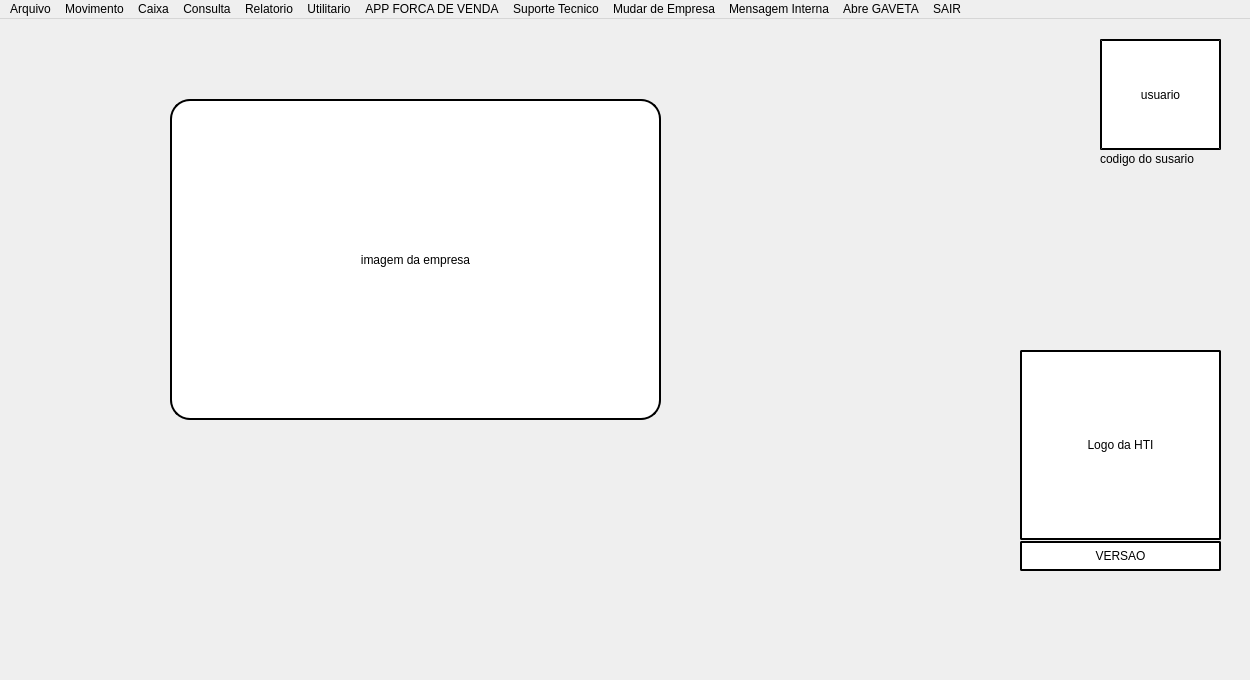
<?xml version="1.0" encoding="UTF-8"?>
<ui version="4.0">
 <class>MainWindow</class>
 <widget class="QMainWindow" name="MainWindow">
  <property name="geometry">
   <rect>
    <x>0</x>
    <y>0</y>
    <width>1250</width>
    <height>680</height>
   </rect>
  </property>
  <property name="windowTitle">
   <string>MainWindow</string>
  </property>
  <property name="styleSheet">
   <string notr="true"/>
  </property>
  <widget class="QWidget" name="centralwidget">
   <widget class="QLabel" name="imagem_menu">
    <property name="geometry">
     <rect>
      <x>170</x>
      <y>80</y>
      <width>491</width>
      <height>321</height>
     </rect>
    </property>
    <property name="styleSheet">
     <string notr="true">border-style: Outset;
background-color: rgb(255, 255, 255);
border-width: 2px;
border-radius: 20px;
</string>
    </property>
    <property name="text">
     <string>imagem da empresa</string>
    </property>
    <property name="scaledContents">
     <bool>false</bool>
    </property>
    <property name="alignment">
     <set>Qt::AlignCenter</set>
    </property>
   </widget>
   <widget class="QLabel" name="versao_menu">
    <property name="geometry">
     <rect>
      <x>1020</x>
      <y>522</y>
      <width>201</width>
      <height>30</height>
     </rect>
    </property>
    <property name="styleSheet">
     <string notr="true">border-style: Outset;
font: 75 12pt &quot;MS Shell Dlg 2&quot;;

background-color: rgb(255, 255, 255);
border-width: 2px;
border-radius: 2px;
</string>
    </property>
    <property name="text">
     <string>VERSAO</string>
    </property>
    <property name="alignment">
     <set>Qt::AlignCenter</set>
    </property>
   </widget>
   <widget class="QLabel" name="logohti">
    <property name="geometry">
     <rect>
      <x>1020</x>
      <y>331</y>
      <width>201</width>
      <height>190</height>
     </rect>
    </property>
    <property name="styleSheet">
     <string notr="true">border-style: Outset;

background-color: rgb(255, 255, 255);
border-width: 2px;
border-radius: 2px;
</string>
    </property>
    <property name="text">
     <string>Logo da HTI</string>
    </property>
    <property name="alignment">
     <set>Qt::AlignCenter</set>
    </property>
   </widget>
   <widget class="QLabel" name="usuario">
    <property name="geometry">
     <rect>
      <x>1100</x>
      <y>20</y>
      <width>121</width>
      <height>111</height>
     </rect>
    </property>
    <property name="styleSheet">
     <string notr="true">border-style: Outset;
background-color: rgb(255, 255, 255);
border-width: 2px;

</string>
    </property>
    <property name="text">
     <string>usuario</string>
    </property>
    <property name="alignment">
     <set>Qt::AlignCenter</set>
    </property>
   </widget>
   <widget class="QLabel" name="nome_usuario">
    <property name="geometry">
     <rect>
      <x>1100</x>
      <y>130</y>
      <width>120</width>
      <height>20</height>
     </rect>
    </property>
    <property name="styleSheet">
     <string notr="true"/>
    </property>
    <property name="text">
     <string>codigo do susario</string>
    </property>
   </widget>
  </widget>
  <widget class="QMenuBar" name="menuBar">
   <property name="geometry">
    <rect>
     <x>0</x>
     <y>0</y>
     <width>1250</width>
     <height>22</height>
    </rect>
   </property>
   <widget class="QMenu" name="menuArquivo">
    <property name="title">
     <string>Arquivo</string>
    </property>
    <addaction name="actionProduto"/>
    <addaction name="actionCliente"/>
    <addaction name="actionUsuarios"/>
    <addaction name="actionFornecedor"/>
    <addaction name="actionCartoes"/>
    <addaction name="actionCondicoes_de_Pagamento"/>
    <addaction name="actionDespesas"/>
    <addaction name="actionTransportadora"/>
    <addaction name="actionFinanceira"/>
    <addaction name="actionCadastro_de_Bancos_Boletos"/>
    <addaction name="actionBancos_conta_corrente_int"/>
    <addaction name="actionEspecie_do_Produto"/>
    <addaction name="actionConta_Despesas_plano_de_conta"/>
    <addaction name="actionEstados_Imposto"/>
    <addaction name="actionCadastro_de_Cidade"/>
    <addaction name="actionMensagem_para_Observacao"/>
    <addaction name="actionProfissao_Ramo_Atividade"/>
    <addaction name="actionCFOP"/>
    <addaction name="actionNCM"/>
    <addaction name="actionCST_CSOSN"/>
    <addaction name="actionTipos_de_Documentos"/>
    <addaction name="actionGrupos_Sub_Grupo"/>
    <addaction name="actionRegiao_vendedor"/>
   </widget>
   <widget class="QMenu" name="menuMovimento">
    <property name="title">
     <string>Movimento</string>
    </property>
    <widget class="QMenu" name="menuPedido_de_Venda">
     <property name="title">
      <string>Pedido de Venda</string>
     </property>
     <addaction name="actionEmissao_de_Pedidos"/>
     <addaction name="actionAlteracao_de_Pedidos"/>
     <addaction name="action2a_Via_de_Pedidos"/>
     <addaction name="actionCancelamento_Pedidos"/>
     <addaction name="actionEstorno"/>
     <addaction name="actionEmitir_varios_PEDIDOS_ORCAMENTO"/>
     <addaction name="actionAgrupamento_de_PEDIDOS_2"/>
    </widget>
    <addaction name="menuPedido_de_Venda"/>
    <addaction name="actionNF_e_Nota_fiscal_eletronica"/>
    <addaction name="actionNFC_e_Nota_fiscal_consumidor_eletronica"/>
    <addaction name="actionCTE_Controle_de_transporte_eletronico"/>
    <addaction name="actionMDF_Manifesto_eletronico_de_documentos_fiscais"/>
    <addaction name="actionOrcamento"/>
    <addaction name="actionEntrada_de_Mercadoria"/>
    <addaction name="actionPedido_de_Compra"/>
    <addaction name="actionCheque_sem_fundo"/>
    <addaction name="actionDocumentos_a_PAGAR"/>
    <addaction name="actionDocumentos_a_RECEBER"/>
    <addaction name="actionBalanco"/>
    <addaction name="actionDevolucao_de_mercadoria_TROCA"/>
    <addaction name="actionBoleto_bancario_Promissoria"/>
    <addaction name="actionConta_corrente_Bancaria"/>
    <addaction name="actionRomaneio_de_carga"/>
    <addaction name="actionLista_de_FALTA_DE_PRODUTO"/>
    <addaction name="actionCredito_de_CLIENTE"/>
    <addaction name="actionOrdem_de_servicos"/>
    <addaction name="actionMenu_APP_CNNT"/>
    <addaction name="actionMenu_APP_da_HTI_Sistemas"/>
    <addaction name="actionColocar_e_retirar_PRODUTOS_EM_PROMOCAO"/>
    <addaction name="actionGerar_mensalidade_dos_Clientes"/>
    <addaction name="actionDetalhe_do_Produto"/>
    <addaction name="actionExpedicao_de_Pedidos"/>
    <addaction name="actionProtocolo_NOTAS_DE_ENTRADA"/>
   </widget>
   <widget class="QMenu" name="menuCaixa">
    <property name="title">
     <string>Caixa</string>
    </property>
    <addaction name="actionRecebimento_de_Pedidos"/>
    <addaction name="actionRecebimento_Diversos"/>
    <addaction name="actionVales"/>
    <addaction name="actionDespesas_2"/>
    <addaction name="actionCancelar_e_Alterar_Despesas"/>
    <addaction name="actionFechamento_do_Caixa"/>
    <addaction name="actionCancelar_Pedidos"/>
    <addaction name="actionFaturamento_por_Periodo"/>
    <addaction name="actionFundo_Caixa"/>
    <addaction name="actionRetirada_para_Deposito"/>
    <addaction name="actionBaixa_Documento_a_Receber"/>
    <addaction name="actionEstorno_de_Recebimento"/>
    <addaction name="actionDespesas_Administrativa"/>
    <addaction name="actionBaixa_de_Documento_Apagar"/>
    <addaction name="actionEmisso_de_RECIBOS"/>
    <addaction name="actionPreenchimento_de_Cheques"/>
    <addaction name="actionEmissao_de_CARNES"/>
    <addaction name="actionEmissao_de_CREDITO"/>
    <addaction name="actionConsulta_de_CEP_s"/>
    <addaction name="actionAlterar_Lancamento_do_CAIXA"/>
    <addaction name="actionRelatorio_do_CAIXA_por_PERIODO"/>
   </widget>
   <widget class="QMenu" name="menuRelatorio">
    <property name="title">
     <string>Relatorio</string>
    </property>
    <addaction name="actionTabela_de_Precos"/>
    <addaction name="actionTabela_de_Custo"/>
    <addaction name="actionMovimento_de_Produtos"/>
    <addaction name="actionEstatisticas"/>
    <addaction name="actionComissoes"/>
    <addaction name="actionCheque_sem_Fundo"/>
    <addaction name="actionEmissao_de_RECIBOS"/>
    <addaction name="actionProdutos_Abixo_do_minimo_ou_Maximo"/>
    <addaction name="actionDepesas_Vales_Recibos_Retirada_para_Deposito"/>
    <addaction name="actionCliente_Estatistica_Ativo_Inativos_Limites"/>
    <addaction name="actionDocumentos_a_PAGAR_3"/>
    <addaction name="actionDocumentos_a_RECEBER_3"/>
    <addaction name="actionRelatorio_de_Consultas"/>
    <addaction name="actionListagem_para_BALANCO"/>
    <addaction name="actionRelatorio_de_PEDIDOS_ORCAMENTOS"/>
    <addaction name="actionNotas_Fiscais"/>
    <addaction name="actionEtiquetas"/>
    <addaction name="actionEmissao_de_CARNES_2"/>
    <addaction name="actionTEXTTO"/>
    <addaction name="actionRelatorio_de_Produtos_com_precos_alterados"/>
    <addaction name="actionRelatorio_de_Devolucao_de_Produtos"/>
    <addaction name="actionRelatorio_de_Credito_de_Clientes"/>
    <addaction name="actionRelatoriio_de_INVENTARIO_DOS_PRODUTOS"/>
    <addaction name="actionPlanilha_para_cadastro_clientes"/>
   </widget>
   <widget class="QMenu" name="menuUtilitario">
    <property name="title">
     <string>Utilitario</string>
    </property>
   </widget>
   <widget class="QMenu" name="menuAPP_FORCA_DE_VENDA">
    <property name="title">
     <string>APP FORCA DE VENDA</string>
    </property>
   </widget>
   <widget class="QMenu" name="menuSuporte_Tecnico">
    <property name="title">
     <string>Suporte Tecnico</string>
    </property>
   </widget>
   <widget class="QMenu" name="menuMudar_de_Empresa">
    <property name="title">
     <string>Mudar de Empresa</string>
    </property>
   </widget>
   <widget class="QMenu" name="menuMensagem_Interna">
    <property name="title">
     <string>Mensagem Interna</string>
    </property>
   </widget>
   <widget class="QMenu" name="menuAbre_GAVETA">
    <property name="title">
     <string>Abre GAVETA</string>
    </property>
   </widget>
   <widget class="QMenu" name="menuSAIR">
    <property name="title">
     <string>SAIR</string>
    </property>
    <addaction name="actionSAIR"/>
   </widget>
   <widget class="QMenu" name="menuConsulta">
    <property name="title">
     <string>Consulta</string>
    </property>
    <addaction name="actionProduto_2"/>
    <addaction name="actionMovimento_2"/>
    <addaction name="actionCliente_2"/>
    <addaction name="actionFornecedor_Outras_Despesas"/>
    <addaction name="actionCheque"/>
    <addaction name="actionDocumentos"/>
    <addaction name="actionPedidos"/>
    <addaction name="actionDocumentos_a_RECEBER_2"/>
    <addaction name="actionDocumentos_a_PAGAR_2"/>
    <addaction name="actionNF_s_Emitidas_Recebidas"/>
    <addaction name="actionFaturamento_por_Periodo_2"/>
    <addaction name="actionDespesas_Vales_Retiradas"/>
    <addaction name="actionFluxo_de_Caixa"/>
    <addaction name="actionCalculo_de_Financiamento"/>
    <addaction name="actionCalulo_de_Custo_Produto"/>
    <addaction name="actionConta_Corrente_Banco"/>
    <addaction name="actionConsulta_por_Telefone_Clientes"/>
    <addaction name="actionConsulta_de_Juros_por_Documento"/>
    <addaction name="actionConsulta_Recebimento"/>
    <addaction name="actionFechamento_Financeiro_do_Mes"/>
    <addaction name="actionESTATISTICA_de_Vendedor"/>
   </widget>
   <addaction name="menuArquivo"/>
   <addaction name="menuMovimento"/>
   <addaction name="menuCaixa"/>
   <addaction name="menuConsulta"/>
   <addaction name="menuRelatorio"/>
   <addaction name="menuUtilitario"/>
   <addaction name="menuAPP_FORCA_DE_VENDA"/>
   <addaction name="menuSuporte_Tecnico"/>
   <addaction name="menuMudar_de_Empresa"/>
   <addaction name="menuMensagem_Interna"/>
   <addaction name="menuAbre_GAVETA"/>
   <addaction name="menuSAIR"/>
  </widget>
  <action name="actionMovimento">
   <property name="text">
    <string>Movimento</string>
   </property>
  </action>
  <action name="actionProduto">
   <property name="text">
    <string>Produto</string>
   </property>
  </action>
  <action name="actionCliente">
   <property name="text">
    <string>Cliente</string>
   </property>
  </action>
  <action name="actionUsuarios">
   <property name="text">
    <string>Usuarios</string>
   </property>
  </action>
  <action name="actionFornecedor">
   <property name="text">
    <string>Fornecedor</string>
   </property>
  </action>
  <action name="actionSAIR">
   <property name="text">
    <string>SAIR</string>
   </property>
  </action>
  <action name="actionUsuario_Vendedor">
   <property name="text">
    <string>Usuario / Vendedor</string>
   </property>
  </action>
  <action name="actionEstados_Imposto">
   <property name="text">
    <string>Estados / Imposto</string>
   </property>
  </action>
  <action name="actionCartoes">
   <property name="text">
    <string>Cartoes</string>
   </property>
  </action>
  <action name="actionDespesas">
   <property name="text">
    <string>Despesas</string>
   </property>
  </action>
  <action name="actionTransportadora">
   <property name="text">
    <string>Transportadora</string>
   </property>
  </action>
  <action name="actionCFOP">
   <property name="text">
    <string>CFOP</string>
   </property>
  </action>
  <action name="actionFinanceira">
   <property name="text">
    <string>Financeira</string>
   </property>
  </action>
  <action name="actionBancos_conta_corrente_int">
   <property name="text">
    <string>Bancos (conta corrente int.)</string>
   </property>
  </action>
  <action name="actionEspecie_do_Produto">
   <property name="text">
    <string>Especie do Produto</string>
   </property>
  </action>
  <action name="actionConta_Despesas_plano_de_conta">
   <property name="text">
    <string>Conta Despesas (plano de conta)</string>
   </property>
  </action>
  <action name="actionRegiao_vendedor">
   <property name="text">
    <string>Regiao (vendedor)</string>
   </property>
  </action>
  <action name="actionCadastro_de_Cidade">
   <property name="text">
    <string>Cadastro de Cidade</string>
   </property>
  </action>
  <action name="actionCondicoes_de_Pagamento">
   <property name="text">
    <string>Condicoes de Pagamento</string>
   </property>
  </action>
  <action name="actionMensagem_para_Observacao">
   <property name="text">
    <string>Mensagem para Observacao</string>
   </property>
  </action>
  <action name="actionProfissao_Ramo_Atividade">
   <property name="text">
    <string>Profissao / Ramo Atividade</string>
   </property>
  </action>
  <action name="actionCadastro_de_Bancos_Boletos">
   <property name="text">
    <string>Cadastro de Bancos (Boletos)</string>
   </property>
  </action>
  <action name="actionNCM">
   <property name="text">
    <string>NCM</string>
   </property>
  </action>
  <action name="actionCST_CSOSN">
   <property name="text">
    <string>CST / CSOSN</string>
   </property>
  </action>
  <action name="actionTipos_de_Documentos">
   <property name="text">
    <string>Tipos de Documentos</string>
   </property>
  </action>
  <action name="actionGrupos_Sub_Grupo">
   <property name="text">
    <string>Grupos / Sub-Grupo</string>
   </property>
  </action>
  <action name="actionNF_e_Nota_fiscal_eletronica">
   <property name="text">
    <string>NF-e - Nota fiscal eletronica</string>
   </property>
  </action>
  <action name="actionNFC_e_Nota_fiscal_consumidor_eletronica">
   <property name="text">
    <string>NFC-e Nota fiscal consumidor eletronica</string>
   </property>
  </action>
  <action name="actionEntrada_de_Mercadoria">
   <property name="text">
    <string>Entrada de Mercadoria</string>
   </property>
  </action>
  <action name="actionPedido_de_Compra">
   <property name="text">
    <string>Pedido de Compra</string>
   </property>
  </action>
  <action name="actionOrcamento">
   <property name="text">
    <string>Orcamento</string>
   </property>
  </action>
  <action name="actionCheque_sem_fundo">
   <property name="text">
    <string>Cheque sem fundo</string>
   </property>
  </action>
  <action name="actionCTE_Controle_de_transporte_eletronico">
   <property name="text">
    <string>CTE - Controle de transporte eletronico</string>
   </property>
  </action>
  <action name="actionMDF_Manifesto_eletronico_de_documentos_fiscais">
   <property name="text">
    <string>MDF - Manifesto eletronico de documentos fiscais</string>
   </property>
  </action>
  <action name="actionDocumentos_a_PAGAR">
   <property name="text">
    <string>Documentos a PAGAR</string>
   </property>
  </action>
  <action name="actionDocumentos_a_RECEBER">
   <property name="text">
    <string>Documentos a RECEBER</string>
   </property>
  </action>
  <action name="actionBalanco">
   <property name="text">
    <string>Balanco</string>
   </property>
  </action>
  <action name="actionDevolucao_de_mercadoria_TROCA">
   <property name="text">
    <string>Devolucao de mercadoria (TROCA)</string>
   </property>
  </action>
  <action name="actionBoleto_bancario_Promissoria">
   <property name="text">
    <string>Boleto bancario / Promissoria</string>
   </property>
  </action>
  <action name="actionConta_corrente_Bancaria">
   <property name="text">
    <string>Conta corrente Bancaria</string>
   </property>
  </action>
  <action name="actionAgrupamento_de_PEDIDOS">
   <property name="text">
    <string>Agrupamento de PEDIDOS</string>
   </property>
  </action>
  <action name="actionRomaneio_de_carga">
   <property name="text">
    <string>Romaneio de carga</string>
   </property>
  </action>
  <action name="actionLista_de_FALTA_DE_PRODUTO">
   <property name="text">
    <string>Lista de FALTA DE PRODUTO</string>
   </property>
  </action>
  <action name="actionCredito_de_CLIENTE">
   <property name="text">
    <string>Credito de CLIENTE</string>
   </property>
  </action>
  <action name="actionOrdem_de_servicos">
   <property name="text">
    <string>Ordem de servicos</string>
   </property>
  </action>
  <action name="actionMenu_APP_CNNT">
   <property name="text">
    <string>Menu APP CNNT</string>
   </property>
  </action>
  <action name="actionMenu_APP_da_HTI_Sistemas">
   <property name="text">
    <string>Menu APP da HTI Sistemas</string>
   </property>
  </action>
  <action name="actionColocar_e_retirar_PRODUTOS_EM_PROMOCAO">
   <property name="text">
    <string>Colocar e retirar PRODUTOS EM PROMOCAO</string>
   </property>
  </action>
  <action name="actionGerar_mensalidade_dos_Clientes">
   <property name="text">
    <string>Gerar mensalidade dos Clientes</string>
   </property>
  </action>
  <action name="actionDetalhe_do_Produto">
   <property name="text">
    <string>Detalhe do Produto</string>
   </property>
  </action>
  <action name="actionExpedicao_de_Pedidos">
   <property name="text">
    <string>Expedicao de Pedidos</string>
   </property>
  </action>
  <action name="actionProtocolo_NOTAS_DE_ENTRADA">
   <property name="text">
    <string>Protocolo NOTAS DE ENTRADA</string>
   </property>
  </action>
  <action name="actionRecebimento_de_Pedidos">
   <property name="text">
    <string>Recebimento de Pedidos</string>
   </property>
  </action>
  <action name="actionRecebimento_Diversos">
   <property name="text">
    <string>Recebimento Diversos</string>
   </property>
  </action>
  <action name="actionVales">
   <property name="text">
    <string>Vales</string>
   </property>
  </action>
  <action name="actionDespesas_2">
   <property name="text">
    <string>Despesas</string>
   </property>
  </action>
  <action name="actionCancelar_e_Alterar_Despesas">
   <property name="text">
    <string>Cancelar e Alterar Despesas</string>
   </property>
  </action>
  <action name="actionFechamento_do_Caixa">
   <property name="text">
    <string>Fechamento do Caixa</string>
   </property>
  </action>
  <action name="actionCancelar_Pedidos">
   <property name="text">
    <string>Cancelar Pedidos</string>
   </property>
  </action>
  <action name="actionFaturamento_por_Periodo">
   <property name="text">
    <string>Faturamento por Periodo</string>
   </property>
  </action>
  <action name="actionFundo_Caixa">
   <property name="text">
    <string>Fundo Caixa</string>
   </property>
  </action>
  <action name="actionRetirada_para_Deposito">
   <property name="text">
    <string>Retirada para Deposito</string>
   </property>
  </action>
  <action name="actionBaixa_Documento_a_Receber">
   <property name="text">
    <string>Baixa Documento a Receber</string>
   </property>
  </action>
  <action name="actionEstorno_de_Recebimento">
   <property name="text">
    <string>Estorno de Recebimento</string>
   </property>
  </action>
  <action name="actionDespesas_Administrativa">
   <property name="text">
    <string>Despesas Administrativa</string>
   </property>
  </action>
  <action name="actionBaixa_de_Documento_Apagar">
   <property name="text">
    <string>Baixa de Documento Apagar</string>
   </property>
  </action>
  <action name="actionEmisso_de_RECIBOS">
   <property name="text">
    <string>Emisso de RECIBOS</string>
   </property>
  </action>
  <action name="actionPreenchimento_de_Cheques">
   <property name="text">
    <string>Preenchimento de Cheques</string>
   </property>
  </action>
  <action name="actionEmissao_de_CARNES">
   <property name="text">
    <string>Emissao de CARNES</string>
   </property>
  </action>
  <action name="actionEmissao_de_CREDITO">
   <property name="text">
    <string>Emissao de CREDITO</string>
   </property>
  </action>
  <action name="actionConsulta_de_CEP_s">
   <property name="text">
    <string>Consulta de CEP's</string>
   </property>
  </action>
  <action name="actionAlterar_Lancamento_do_CAIXA">
   <property name="text">
    <string>Alterar Lancamento do CAIXA</string>
   </property>
  </action>
  <action name="actionRelatorio_do_CAIXA_por_PERIODO">
   <property name="text">
    <string>Relatorio do CAIXA por PERIODO</string>
   </property>
  </action>
  <action name="actionProduto_2">
   <property name="text">
    <string>Produto</string>
   </property>
  </action>
  <action name="actionMovimento_2">
   <property name="text">
    <string>Movimento</string>
   </property>
  </action>
  <action name="actionCliente_2">
   <property name="text">
    <string>Cliente</string>
   </property>
  </action>
  <action name="actionFornecedor_Outras_Despesas">
   <property name="text">
    <string>Fornecedor / Outras Despesas</string>
   </property>
  </action>
  <action name="actionCheque">
   <property name="text">
    <string>Cheques</string>
   </property>
  </action>
  <action name="actionDocumentos">
   <property name="text">
    <string>Documentos</string>
   </property>
  </action>
  <action name="actionPedidos">
   <property name="text">
    <string>Pedidos</string>
   </property>
  </action>
  <action name="actionDocumentos_a_RECEBER_2">
   <property name="text">
    <string>Documentos a RECEBER</string>
   </property>
  </action>
  <action name="actionDocumentos_a_PAGAR_2">
   <property name="text">
    <string>Documentos a PAGAR</string>
   </property>
  </action>
  <action name="actionNF_s_Emitidas_Recebidas">
   <property name="text">
    <string>NF's Emitidas / Recebidas</string>
   </property>
  </action>
  <action name="actionFaturamento_por_Periodo_2">
   <property name="text">
    <string>Faturamento por Periodo</string>
   </property>
  </action>
  <action name="actionDespesas_Vales_Retiradas">
   <property name="text">
    <string>Despesas / Vales / Retiradas</string>
   </property>
  </action>
  <action name="actionFluxo_de_Caixa">
   <property name="text">
    <string>Fluxo de Caixa</string>
   </property>
  </action>
  <action name="actionCalculo_de_Financiamento">
   <property name="text">
    <string>Calculo de Financiamento</string>
   </property>
  </action>
  <action name="actionCalulo_de_Custo_Produto">
   <property name="text">
    <string>Calulo de Custo Produto</string>
   </property>
  </action>
  <action name="actionConta_Corrente_Banco">
   <property name="text">
    <string>Conta Corrente Banco</string>
   </property>
  </action>
  <action name="actionConsulta_por_Telefone_Clientes">
   <property name="text">
    <string>Consulta por Telefone Clientes</string>
   </property>
  </action>
  <action name="actionConsulta_de_Juros_por_Documento">
   <property name="text">
    <string>Consulta de Juros por Documento</string>
   </property>
  </action>
  <action name="actionConsulta_Recebimento">
   <property name="text">
    <string>Consulta Recebimento</string>
   </property>
  </action>
  <action name="actionFechamento_Financeiro_do_Mes">
   <property name="text">
    <string>Fechamento Financeiro do Mes</string>
   </property>
  </action>
  <action name="actionESTATISTICA_de_Vendedor">
   <property name="text">
    <string>ESTATISTICA de Vendedor</string>
   </property>
  </action>
  <action name="actionTabela_de_Precos">
   <property name="text">
    <string>Tabela de Precos</string>
   </property>
  </action>
  <action name="actionTabela_de_Custo">
   <property name="text">
    <string>Tabela de Custo</string>
   </property>
  </action>
  <action name="actionMovimento_de_Produtos">
   <property name="text">
    <string>Movimento de Produtos</string>
   </property>
  </action>
  <action name="actionEstatisticas">
   <property name="text">
    <string>Estatisticas</string>
   </property>
  </action>
  <action name="actionComissoes">
   <property name="text">
    <string>Comissoes</string>
   </property>
  </action>
  <action name="actionCheque_sem_Fundo">
   <property name="text">
    <string>Cheque sem Fundo</string>
   </property>
  </action>
  <action name="actionEmissao_de_RECIBOS">
   <property name="text">
    <string>Emissao de RECIBOS</string>
   </property>
  </action>
  <action name="actionProdutos_Abixo_do_minimo_ou_Maximo">
   <property name="text">
    <string>Produtos Abixo do minimo ou Maximo*</string>
   </property>
  </action>
  <action name="actionDepesas_Vales_Recibos_Retirada_para_Deposito">
   <property name="text">
    <string>Depesas / Vales / Recibos / Retirada para Deposito</string>
   </property>
  </action>
  <action name="actionCliente_Estatistica_Ativo_Inativos_Limites">
   <property name="text">
    <string>Cliente(Estatistica / Ativo / Inativos / Limites)*</string>
   </property>
  </action>
  <action name="actionDocumentos_a_PAGAR_3">
   <property name="text">
    <string>Documentos a PAGAR</string>
   </property>
  </action>
  <action name="actionDocumentos_a_RECEBER_3">
   <property name="text">
    <string>Documentos a RECEBER</string>
   </property>
  </action>
  <action name="actionRelatorio_de_Consultas">
   <property name="text">
    <string>Relatorio de Consultas*</string>
   </property>
  </action>
  <action name="actionListagem_para_BALANCO">
   <property name="text">
    <string>Relatorio para BALANCO</string>
   </property>
  </action>
  <action name="actionRelatorio_de_PEDIDOS_ORCAMENTOS">
   <property name="text">
    <string>Relatorio de PEDIDOS / ORCAMENTOS</string>
   </property>
  </action>
  <action name="actionNotas_Fiscais">
   <property name="text">
    <string>Notas Fiscais</string>
   </property>
  </action>
  <action name="actionEtiquetas">
   <property name="text">
    <string>Etiquetas*</string>
   </property>
  </action>
  <action name="actionEmissao_de_CARNES_2">
   <property name="text">
    <string>Emissao de Cadastro*</string>
   </property>
  </action>
  <action name="actionTEXTTO">
   <property name="text">
    <string>TEXTO</string>
   </property>
  </action>
  <action name="actionRelatorio_de_Produtos_com_precos_alterados">
   <property name="text">
    <string>Relatorio de Produtos com precos alterados*</string>
   </property>
  </action>
  <action name="actionRelatorio_de_Devolucao_de_Produtos">
   <property name="text">
    <string>Relatorio de Devolucao de Produtos*</string>
   </property>
  </action>
  <action name="actionRelatorio_de_Credito_de_Clientes">
   <property name="text">
    <string>Relatorio de Credito de Clientes*</string>
   </property>
  </action>
  <action name="actionRelatoriio_de_INVENTARIO_DOS_PRODUTOS">
   <property name="text">
    <string>Relatoriio de INVENTARIO DOS PRODUTOS</string>
   </property>
  </action>
  <action name="actionPlanilha_para_cadastro_clientes">
   <property name="text">
    <string>Planilha para cadastro clientes *</string>
   </property>
  </action>
  <action name="actionEmissao_de_Pedidos">
   <property name="text">
    <string>Emissao de Pedidos</string>
   </property>
  </action>
  <action name="actionAlteracao_de_Pedidos">
   <property name="text">
    <string>Alteracao de Pedidos</string>
   </property>
  </action>
  <action name="action2a_Via_de_Pedidos">
   <property name="text">
    <string>2a.Via de Pedidos</string>
   </property>
  </action>
  <action name="actionCancelamento_Pedidos">
   <property name="text">
    <string>Cancelamento Pedidos</string>
   </property>
  </action>
  <action name="actionEstorno">
   <property name="text">
    <string>Estorno de Cancelamento</string>
   </property>
  </action>
  <action name="actionEmitir_varios_PEDIDOS_ORCAMENTO">
   <property name="text">
    <string>Emitir varios PEDIDOS/ORCAMENTO</string>
   </property>
  </action>
  <action name="actionAgrupamento_de_PEDIDOS_2">
   <property name="text">
    <string>Agrupamento de PEDIDOS</string>
   </property>
  </action>
 </widget>
 <resources/>
 <connections/>
</ui>
